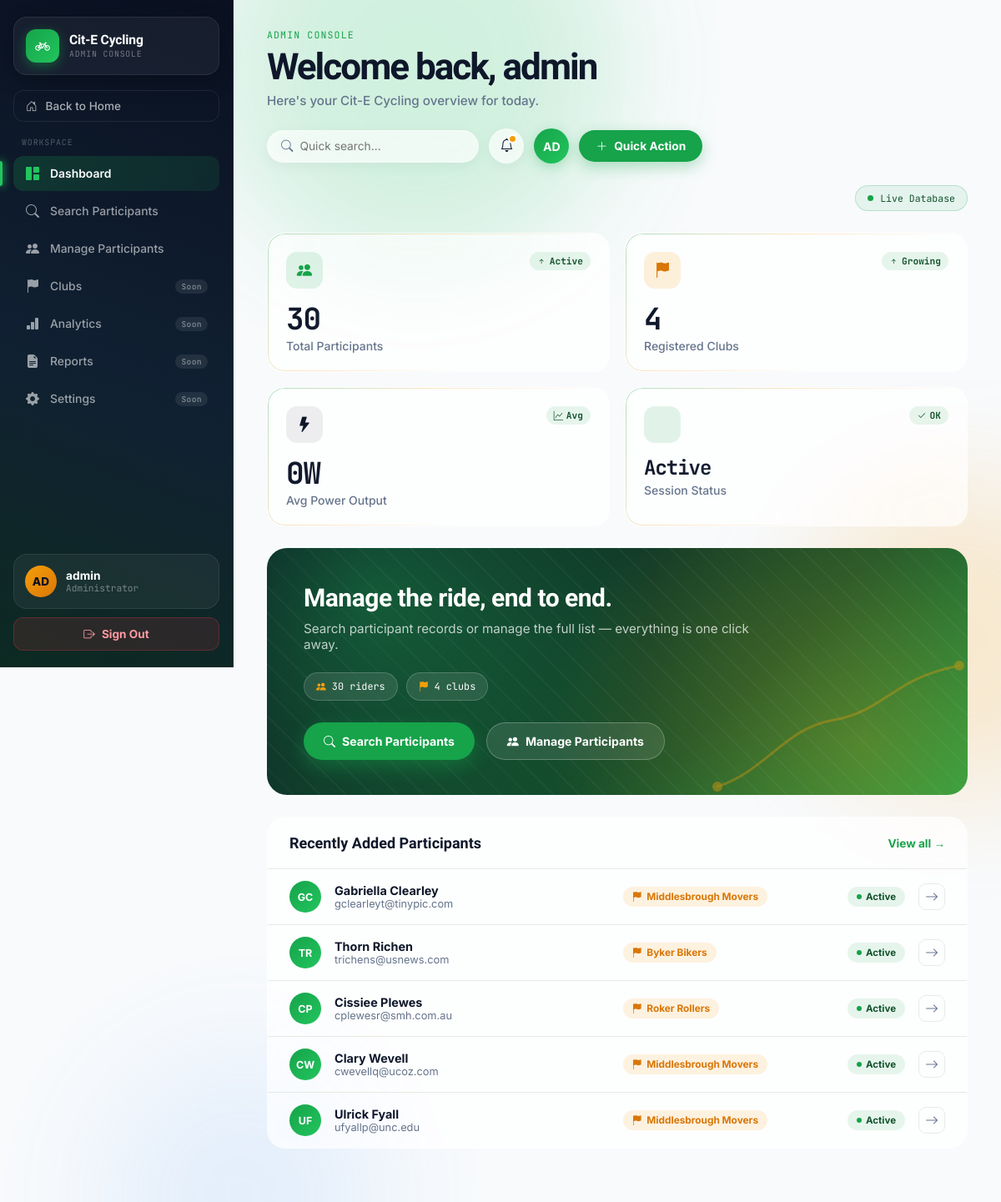
The page /admin_menu.php (signed in) on the database its author committed.
### tables this page shows
CREATE TABLE `participant` (
  `id` int(255) NOT NULL,
  `firstname` varchar(50) NOT NULL,
  `surname` varchar(50) NOT NULL,
  `email` varchar(100) NOT NULL,
  `power_output` float DEFAULT NULL,
  `distance` float DEFAULT NULL,
  `club_id` int(11) DEFAULT NULL
);

CREATE TABLE `club` (
  `id` int(11) NOT NULL,
  `name` varchar(100) NOT NULL,
  `location` varchar(100) NOT NULL
);

### admin_menu.php (the view, shortened to what this page needs)
<?php
$page = $_GET['page'] ?? 'dashboard';
$pdo = null; $dbOk = false;
$totalParticipants = 0; $totalClubs = 0; $avgPower = 0; $recentRows = [];
try {
    include_once 'dbconnect.php';
    $pdo = new PDO("mysql:host=$servername;port=$port;dbname=$database;charset=utf8mb4",
        $username, $password, [PDO::ATTR_ERRMODE=>PDO::ERRMODE_EXCEPTION]);
    $dbOk = true;
    if ($page === 'dashboard') {
        $totalParticipants = $pdo->query("SELECT COUNT(*) FROM participant")->fetchColumn();
        $totalClubs        = $pdo->query("SELECT COUNT(*) FROM club")->fetchColumn();
        $avgPower          = (int)$pdo->query("SELECT ROUND(AVG(power_output)) FROM participant")->fetchColumn();
        $recentRows        = $pdo->query(
            "SELECT p.firstname, p.surname, p.email, c.name AS club
             FROM participant p LEFT JOIN club c ON c.id=p.club_id
             ORDER BY p.id DESC LIMIT 5"
        )->fetchAll(PDO::FETCH_ASSOC);
    }
} catch (PDOException $e) { $dbOk = false; }
$user = htmlspecialchars($_SESSION['username']);
?>
<!DOCTYPE html>
<html lang="en">
<head>
<link rel="stylesheet" href="https://cdn.jsdelivr.net/npm/bootstrap-icons@1.13.1/font/bootstrap-icons.min.css">
</head>
<body>
<div class="cd-mesh" aria-hidden="true"><span class="m1"></span><span class="m2"></span><span class="m3"></span></div>
<div class="cd-app">
  <aside class="cd-sidebar">
    <div class="cd-sidebar__logo">
      <div class="cd-sidebar__logo-mark"><i class="bi bi-bicycle"></i></div>
      <div>
        <div class="cd-sidebar__logo-name">Cit-E Cycling</div>
        <div class="cd-sidebar__logo-sub">Admin Console</div>
      </div>
    </div>
    <a href="index.html" class="cd-sidebar__home"><i class="bi bi-house-door"></i> Back to Home</a>
    <div class="cd-sidebar__label">Workspace</div>
    <nav class="cd-nav">
      <a class="cd-nav__link <?=($page==='dashboard')?'is-active':''?>" href="admin_menu.php?page=dashboard">
        <i class="bi bi-grid-1x2-fill"></i> Dashboard
      </a>
      <a class="cd-nav__link <?=($page==='search')?'is-active':''?>" href="admin_menu.php?page=search">
        <i class="bi bi-search"></i> Search Participants
      </a>
      <a class="cd-nav__link <?=($page==='manage')?'is-active':''?>" href="admin_menu.php?page=manage">
        <i class="bi bi-people-fill"></i> Manage Participants
      </a>
      <a class="cd-nav__link" href="admin_menu.php?page=dashboard">
        <i class="bi bi-flag-fill"></i> Clubs <span class="cd-nav__soon">Soon</span>
      </a>
      <a class="cd-nav__link" href="admin_menu.php?page=dashboard">
        <i class="bi bi-bar-chart-fill"></i> Analytics <span class="cd-nav__soon">Soon</span>
      </a>
      <a class="cd-nav__link" href="admin_menu.php?page=dashboard">
        <i class="bi bi-file-earmark-text-fill"></i> Reports <span class="cd-nav__soon">Soon</span>
      </a>
      <a class="cd-nav__link" href="admin_menu.php?page=dashboard">
        <i class="bi bi-gear-fill"></i> Settings <span class="cd-nav__soon">Soon</span>
      </a>
    </nav>
    <div class="cd-sidebar__spacer"></div>
    <div class="cd-sidebar__profile">
      <div class="cd-sidebar__avatar"><?=strtoupper(substr($user,0,2))?></div>
      <div>
        <div class="cd-sidebar__uname"><?=$user?></div>
        <div class="cd-sidebar__urole">Administrator</div>
      </div>
    </div>
    <a href="?logout=1" class="cd-sidebar__logout"><i class="bi bi-box-arrow-right"></i> Sign Out</a>
  </aside>
  <div class="cd-main">
<?php switch($page):
  default: ?>
    <div class="cd-header">
      <div>
        <span class="cd-header__eyebrow">Admin Console</span>
        <h1 class="cd-header__title">Welcome back, <?=$user?></h1>
        <p class="cd-header__subtitle">Here's your Cit-E Cycling overview for today.</p>
      </div>
      <div class="cd-header__tools">
        <form class="cd-search" onsubmit="return false;">
          <i class="bi bi-search"></i>
          <input type="text" placeholder="Quick search&hellip;" aria-label="Quick search">
        </form>
        <button type="button" class="cd-icon-btn" title="Notifications">
          <i class="bi bi-bell"></i><span class="cd-dot"></span>
        </button>
        <div class="cd-header__avatar"><?=strtoupper(substr($user,0,2))?></div>
        <a href="admin_menu.php?page=manage" class="cd-quick-btn"><i class="bi bi-plus-lg"></i> Quick Action</a>
      </div>
    </div>
    <div class="cd-status-row">
      <?php if($dbOk): ?>
        <span class="cd-status is-live"><span class="cd-status__dot"></span> Live Database</span>
      <?php else: ?>
        <span class="cd-status is-demo"><span class="cd-status__dot"></span> Demo Mode</span>
      <?php endif; ?>
    </div>
    <div class="cd-kpi-grid">
      <div class="cd-kpi is-green">
        <div class="cd-kpi__top">
          <div class="cd-kpi__icon"><i class="bi bi-people-fill"></i></div>
          <span class="cd-kpi__trend"><i class="bi bi-arrow-up-short"></i> Active</span>
        </div>
        <div class="cd-kpi__value" data-countup="<?=(int)$totalParticipants?>">0</div>
        <div class="cd-kpi__label">Total Participants</div>
      </div>
      <div class="cd-kpi is-amber">
        <div class="cd-kpi__top">
          <div class="cd-kpi__icon"><i class="bi bi-flag-fill"></i></div>
          <span class="cd-kpi__trend"><i class="bi bi-arrow-up-short"></i> Growing</span>
        </div>
        <div class="cd-kpi__value" data-countup="<?=(int)$totalClubs?>">0</div>
        <div class="cd-kpi__label">Registered Clubs</div>
      </div>
      <div class="cd-kpi is-dark">
        <div class="cd-kpi__top">
          <div class="cd-kpi__icon"><i class="bi bi-lightning-fill"></i></div>
          <span class="cd-kpi__trend"><i class="bi bi-graph-up"></i> Avg</span>
        </div>
        <div class="cd-kpi__value"><span data-countup="<?=(int)$avgPower?>">0</span>W</div>
        <div class="cd-kpi__label">Avg Power Output</div>
      </div>
      <div class="cd-kpi is-green">
        <div class="cd-kpi__top">
          <div class="cd-kpi__icon"><i class="bi bi-shield-check-fill"></i></div>
          <span class="cd-kpi__trend"><i class="bi bi-check2"></i> OK</span>
        </div>
        <div class="cd-kpi__value" style="font-size:24px;">Active</div>
        <div class="cd-kpi__label">Session Status</div>
      </div>
    </div>
    <div class="cd-banner">
      <div class="cd-banner__noise"></div>
      <div class="cd-banner__content">
        <h2 class="cd-banner__title">Manage the ride, end to end.</h2>
        <p class="cd-banner__desc">Search participant records or manage the full list — everything is one click away.</p>
        <div class="cd-pill-row">
          <span class="cd-pill"><i class="bi bi-people-fill"></i> <?=(int)$totalParticipants?> riders</span>
          <span class="cd-pill"><i class="bi bi-flag-fill"></i> <?=(int)$totalClubs?> clubs</span>
        </div>
        <div class="cd-banner__actions">
          <a href="admin_menu.php?page=search" class="cd-btn cd-btn--primary"><i class="bi bi-search"></i> Search Participants</a>
          <a href="admin_menu.php?page=manage" class="cd-btn cd-btn--ghost"><i class="bi bi-people-fill"></i> Manage Participants</a>
        </div>
      </div>
    </div>
    <div class="cd-panel">
      <div class="cd-panel__head">
        <h3>Recently Added Participants</h3>
        <a href="admin_menu.php?page=manage">View all &rarr;</a>
      </div>
      <?php if($recentRows): foreach($recentRows as $r):
        $ini = strtoupper(substr($r['firstname'],0,1).substr($r['surname'],0,1));
        $hasClub = !empty($r['club']);
      ?>
        <div class="cd-prow">
          <div class="cd-prow__avatar"><?=$ini?></div>
          <div>
            <div class="cd-prow__name"><?=htmlspecialchars($r['firstname'].' '.$r['surname'])?></div>
            <div class="cd-prow__email"><?=htmlspecialchars($r['email'])?></div>
          </div>
          <span class="cd-prow__club <?=$hasClub?'':'none'?>"><i class="bi bi-flag-fill"></i> <?=$hasClub?htmlspecialchars($r['club']):'No club'?></span>
          <span class="cd-status-pill"><span class="dot"></span> Active</span>
          <a href="admin_menu.php?page=manage" class="cd-prow__go"><i class="bi bi-arrow-right"></i></a>
        </div>
      <?php endforeach; else: ?>
        <div class="cd-prow" style="grid-template-columns:1fr;"><span class="cd-prow__email">No participants yet.</span></div>
      <?php endif; ?>
    </div>
<?php endswitch; ?>
  </div>
</div>
</body>
</html>

### rows shown on the page
participant: ini "GC", firstname+surname "Gabriella Clearley", email "gclearleyt@tinypic.com", club.name "Middlesbrough Movers"
participant: ini "TR", firstname+surname "Thorn Richen", email "trichens@usnews.com", club.name "Byker Bikers"
participant: ini "CP", firstname+surname "Cissiee Plewes", email "cplewesr@smh.com.au", club.name "Roker Rollers"
participant: ini "CW", firstname+surname "Clary Wevell", email "cwevellq@ucoz.com", club.name "Middlesbrough Movers"
participant: ini "UF", firstname+surname "Ulrick Fyall", email "ufyallp@unc.edu", club.name "Middlesbrough Movers"

### other values the page prints
substr($user,0,2) "AD"
$user "admin"
$totalParticipants "30"
$totalClubs "4"
